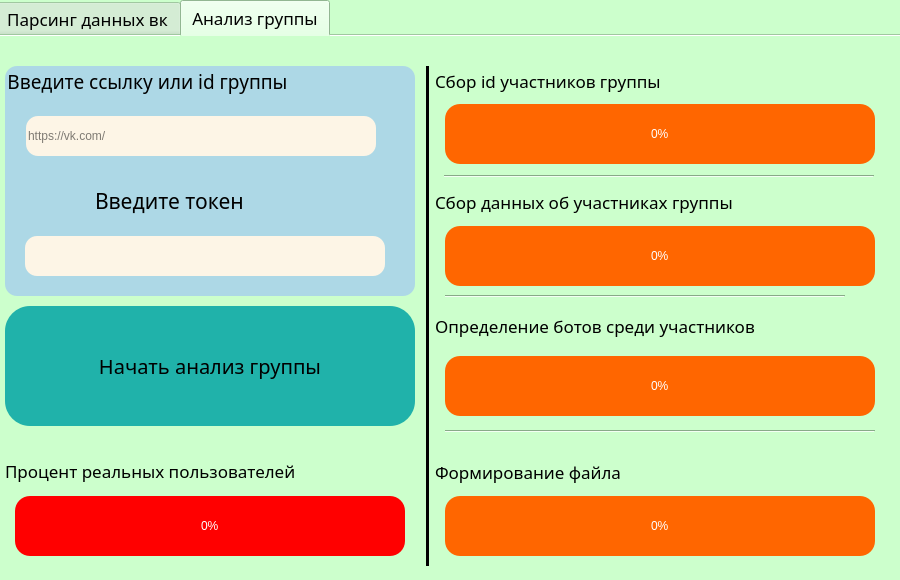
<?xml version="1.0" encoding="UTF-8"?>
<ui version="4.0">
 <class>MainWindow</class>
 <widget class="QMainWindow" name="MainWindow">
  <property name="geometry">
   <rect>
    <x>0</x>
    <y>0</y>
    <width>900</width>
    <height>580</height>
   </rect>
  </property>
  <property name="minimumSize">
   <size>
    <width>900</width>
    <height>580</height>
   </size>
  </property>
  <property name="maximumSize">
   <size>
    <width>900</width>
    <height>580</height>
   </size>
  </property>
  <property name="windowTitle">
   <string>MainWindow</string>
  </property>
  <property name="windowIcon">
   <iconset resource="res.qrc">
    <normaloff>:/main_icon/icon.ico</normaloff>:/main_icon/icon.ico</iconset>
  </property>
  <widget class="QWidget" name="centralwidget">
   <widget class="QTabWidget" name="tabWidget">
    <property name="geometry">
     <rect>
      <x>-5</x>
      <y>0</y>
      <width>911</width>
      <height>591</height>
     </rect>
    </property>
    <property name="font">
     <font>
      <family>Sans</family>
      <pointsize>13</pointsize>
      <weight>50</weight>
      <bold>false</bold>
     </font>
    </property>
    <property name="styleSheet">
     <string notr="true">background-color: #ccffcc;</string>
    </property>
    <property name="currentIndex">
     <number>1</number>
    </property>
    <property name="documentMode">
     <bool>true</bool>
    </property>
    <widget class="QWidget" name="tab">
     <property name="styleSheet">
      <string notr="true"/>
     </property>
     <attribute name="title">
      <string>Парсинг данных вк</string>
     </attribute>
     <widget class="QGroupBox" name="groupBox_2">
      <property name="geometry">
       <rect>
        <x>15</x>
        <y>460</y>
        <width>370</width>
        <height>70</height>
       </rect>
      </property>
      <property name="font">
       <font>
        <family>Sans</family>
        <pointsize>13</pointsize>
       </font>
      </property>
      <property name="styleSheet">
       <string notr="true">border-radius: 12px; background-color:#ADD8E6;</string>
      </property>
      <property name="title">
       <string>Парсить мобильные номера?</string>
      </property>
      <widget class="QRadioButton" name="radioButton_2">
       <property name="geometry">
        <rect>
         <x>30</x>
         <y>31</y>
         <width>150</width>
         <height>27</height>
        </rect>
       </property>
       <property name="font">
        <font>
         <family>Sans</family>
         <pointsize>13</pointsize>
        </font>
       </property>
       <property name="text">
        <string>Да</string>
       </property>
      </widget>
      <widget class="QRadioButton" name="radioButton_3">
       <property name="geometry">
        <rect>
         <x>161</x>
         <y>32</y>
         <width>120</width>
         <height>27</height>
        </rect>
       </property>
       <property name="font">
        <font>
         <family>Sans</family>
         <pointsize>13</pointsize>
        </font>
       </property>
       <property name="text">
        <string>Нет</string>
       </property>
      </widget>
     </widget>
     <widget class="QGroupBox" name="groupBox_3">
      <property name="geometry">
       <rect>
        <x>15</x>
        <y>290</y>
        <width>370</width>
        <height>160</height>
       </rect>
      </property>
      <property name="font">
       <font>
        <family>Sans</family>
        <pointsize>13</pointsize>
       </font>
      </property>
      <property name="styleSheet">
       <string notr="true">border-radius: 12px; background-color:#ADD8E6;</string>
      </property>
      <property name="title">
       <string> Парсить социальные сети?</string>
      </property>
      <widget class="QCheckBox" name="checkBox">
       <property name="geometry">
        <rect>
         <x>20</x>
         <y>35</y>
         <width>240</width>
         <height>27</height>
        </rect>
       </property>
       <property name="font">
        <font>
         <family>Sans</family>
         <pointsize>13</pointsize>
        </font>
       </property>
       <property name="styleSheet">
        <string notr="true"/>
       </property>
       <property name="text">
        <string>Instagram</string>
       </property>
      </widget>
      <widget class="QCheckBox" name="checkBox_2">
       <property name="geometry">
        <rect>
         <x>20</x>
         <y>65</y>
         <width>240</width>
         <height>27</height>
        </rect>
       </property>
       <property name="font">
        <font>
         <family>Sans</family>
         <pointsize>13</pointsize>
        </font>
       </property>
       <property name="text">
        <string>Skype</string>
       </property>
      </widget>
      <widget class="QCheckBox" name="checkBox_4">
       <property name="geometry">
        <rect>
         <x>20</x>
         <y>99</y>
         <width>240</width>
         <height>27</height>
        </rect>
       </property>
       <property name="font">
        <font>
         <family>Sans</family>
         <pointsize>13</pointsize>
        </font>
       </property>
       <property name="text">
        <string>Facebook</string>
       </property>
      </widget>
      <widget class="QCheckBox" name="checkBox_5">
       <property name="geometry">
        <rect>
         <x>20</x>
         <y>132</y>
         <width>240</width>
         <height>27</height>
        </rect>
       </property>
       <property name="font">
        <font>
         <family>Sans</family>
         <pointsize>13</pointsize>
        </font>
       </property>
       <property name="text">
        <string>Twitter</string>
       </property>
      </widget>
     </widget>
     <widget class="QPushButton" name="btn_start_scrape">
      <property name="geometry">
       <rect>
        <x>450</x>
        <y>430</y>
        <width>410</width>
        <height>100</height>
       </rect>
      </property>
      <property name="font">
       <font>
        <family>Sans</family>
        <pointsize>14</pointsize>
        <weight>50</weight>
        <bold>false</bold>
       </font>
      </property>
      <property name="cursor">
       <cursorShape>OpenHandCursor</cursorShape>
      </property>
      <property name="mouseTracking">
       <bool>true</bool>
      </property>
      <property name="styleSheet">
       <string notr="true">QPushButton#btn_start_scrape
{
border-radius: 25px; 
background-color:#20B2AA;
}
QPushButton::hover#btn_start_scrape
{
background-color : lightgreen;
}
</string>
      </property>
      <property name="text">
       <string>Начать парсинг</string>
      </property>
     </widget>
     <widget class="QProgressBar" name="progress_bar_id_scrape">
      <property name="geometry">
       <rect>
        <x>420</x>
        <y>50</y>
        <width>460</width>
        <height>70</height>
       </rect>
      </property>
      <property name="styleSheet">
       <string notr="true">QProgressBar#progress_bar_id_scrape
{
border: solid grey;
border-radius: 15px;
color: white;
text-align:center;
background-color: #ff6600
}
QProgressBar::chunk#progress_bar_id_scrape
{
background-color: #05B8CC;
border-radius :15px;
}    </string>
      </property>
      <property name="value">
       <number>0</number>
      </property>
     </widget>
     <widget class="QGroupBox" name="groupBox_4">
      <property name="geometry">
       <rect>
        <x>14</x>
        <y>210</y>
        <width>370</width>
        <height>60</height>
       </rect>
      </property>
      <property name="font">
       <font>
        <family>Sans</family>
        <pointsize>13</pointsize>
        <weight>50</weight>
        <bold>false</bold>
       </font>
      </property>
      <property name="styleSheet">
       <string notr="true">border-radius: 12px; background-color:#ADD8E6;</string>
      </property>
      <property name="title">
       <string>     Парсить ссылки на сайт?</string>
      </property>
      <widget class="QRadioButton" name="radioButton_4">
       <property name="geometry">
        <rect>
         <x>30</x>
         <y>31</y>
         <width>130</width>
         <height>27</height>
        </rect>
       </property>
       <property name="font">
        <font>
         <family>Sans</family>
         <pointsize>13</pointsize>
         <weight>50</weight>
         <bold>false</bold>
        </font>
       </property>
       <property name="text">
        <string>Да</string>
       </property>
      </widget>
      <widget class="QRadioButton" name="radioButton_5">
       <property name="geometry">
        <rect>
         <x>161</x>
         <y>32</y>
         <width>100</width>
         <height>27</height>
        </rect>
       </property>
       <property name="font">
        <font>
         <family>Sans</family>
         <pointsize>13</pointsize>
         <weight>50</weight>
         <bold>false</bold>
        </font>
       </property>
       <property name="text">
        <string>Нет</string>
       </property>
      </widget>
     </widget>
     <widget class="Line" name="line">
      <property name="geometry">
       <rect>
        <x>390</x>
        <y>10</y>
        <width>16</width>
        <height>510</height>
       </rect>
      </property>
      <property name="orientation">
       <enum>Qt::Vertical</enum>
      </property>
     </widget>
     <widget class="Line" name="line_3">
      <property name="geometry">
       <rect>
        <x>427</x>
        <y>264</y>
        <width>430</width>
        <height>40</height>
       </rect>
      </property>
      <property name="orientation">
       <enum>Qt::Horizontal</enum>
      </property>
     </widget>
     <widget class="QProgressBar" name="progress_bar_data_scrape">
      <property name="geometry">
       <rect>
        <x>430</x>
        <y>190</y>
        <width>450</width>
        <height>70</height>
       </rect>
      </property>
      <property name="styleSheet">
       <string notr="true">QProgressBar#progress_bar_data_scrape
{
border: solid grey;
border-radius: 15px;
color: white;
text-align:center;
background-color: #ff6600
}
QProgressBar::chunk#progress_bar_data_scrape
{
background-color: #05B8CC;
border-radius :15px;
}    </string>
      </property>
      <property name="value">
       <number>0</number>
      </property>
     </widget>
     <widget class="QProgressBar" name="progress_bar_file_scrape">
      <property name="geometry">
       <rect>
        <x>430</x>
        <y>340</y>
        <width>450</width>
        <height>70</height>
       </rect>
      </property>
      <property name="styleSheet">
       <string notr="true">QProgressBar#progress_bar_file_scrape
{
border: solid grey;
border-radius: 15px;
color: white;
text-align:center;
background-color: #ff6600
}
QProgressBar::chunk#progress_bar_file_scrape
{
background-color: #05B8CC;
border-radius :15px;
}    </string>
      </property>
      <property name="value">
       <number>0</number>
      </property>
     </widget>
     <widget class="Line" name="line_4">
      <property name="geometry">
       <rect>
        <x>430</x>
        <y>120</y>
        <width>420</width>
        <height>30</height>
       </rect>
      </property>
      <property name="orientation">
       <enum>Qt::Horizontal</enum>
      </property>
     </widget>
     <widget class="QLabel" name="label_3">
      <property name="geometry">
       <rect>
        <x>420</x>
        <y>0</y>
        <width>400</width>
        <height>31</height>
       </rect>
      </property>
      <property name="font">
       <font>
        <family>Sans</family>
        <pointsize>13</pointsize>
        <weight>50</weight>
        <bold>false</bold>
       </font>
      </property>
      <property name="text">
       <string>Сбор id участников группы</string>
      </property>
     </widget>
     <widget class="QLabel" name="label_4">
      <property name="geometry">
       <rect>
        <x>420</x>
        <y>150</y>
        <width>470</width>
        <height>31</height>
       </rect>
      </property>
      <property name="font">
       <font>
        <family>DejaVu Sans</family>
        <pointsize>13</pointsize>
        <weight>50</weight>
        <bold>false</bold>
       </font>
      </property>
      <property name="text">
       <string>Сбор данных об участниках группы</string>
      </property>
     </widget>
     <widget class="QLabel" name="label_5">
      <property name="geometry">
       <rect>
        <x>430</x>
        <y>290</y>
        <width>361</width>
        <height>30</height>
       </rect>
      </property>
      <property name="font">
       <font>
        <family>DejaVu Sans</family>
        <pointsize>13</pointsize>
        <weight>50</weight>
        <italic>false</italic>
        <bold>false</bold>
       </font>
      </property>
      <property name="text">
       <string>Формирование файла</string>
      </property>
     </widget>
     <widget class="QGroupBox" name="groupBox_11">
      <property name="geometry">
       <rect>
        <x>10</x>
        <y>20</y>
        <width>380</width>
        <height>180</height>
       </rect>
      </property>
      <property name="font">
       <font>
        <family>DejaVu Sans</family>
        <pointsize>13</pointsize>
        <weight>50</weight>
        <bold>false</bold>
       </font>
      </property>
      <property name="styleSheet">
       <string notr="true">border-radius: 12px; background-color:#ADD8E6;</string>
      </property>
      <property name="title">
       <string>  Введите ссылку или id группы</string>
      </property>
      <widget class="QLineEdit" name="line_edit_domain_scrape">
       <property name="geometry">
        <rect>
         <x>21</x>
         <y>40</y>
         <width>340</width>
         <height>40</height>
        </rect>
       </property>
       <property name="font">
        <font>
         <family>Sans</family>
        </font>
       </property>
       <property name="styleSheet">
        <string notr="true">background-color:#FDF5E6</string>
       </property>
       <property name="placeholderText">
        <string>https://vk.com/</string>
       </property>
      </widget>
      <widget class="QLineEdit" name="line_edit_token_scrape">
       <property name="geometry">
        <rect>
         <x>20</x>
         <y>130</y>
         <width>340</width>
         <height>40</height>
        </rect>
       </property>
       <property name="styleSheet">
        <string notr="true">background-color:#FDF5E6</string>
       </property>
      </widget>
      <widget class="QLabel" name="label_14">
       <property name="geometry">
        <rect>
         <x>100</x>
         <y>90</y>
         <width>191</width>
         <height>21</height>
        </rect>
       </property>
       <property name="font">
        <font>
         <family>DejaVu Sans</family>
         <pointsize>13</pointsize>
         <weight>50</weight>
         <bold>false</bold>
        </font>
       </property>
       <property name="text">
        <string>Введите токен</string>
       </property>
      </widget>
     </widget>
    </widget>
    <widget class="QWidget" name="tab_2">
     <attribute name="title">
      <string>Анализ группы</string>
     </attribute>
     <widget class="QGroupBox" name="groupBox_5">
      <property name="geometry">
       <rect>
        <x>10</x>
        <y>30</y>
        <width>410</width>
        <height>230</height>
       </rect>
      </property>
      <property name="font">
       <font>
        <family>Sans</family>
        <pointsize>14</pointsize>
       </font>
      </property>
      <property name="styleSheet">
       <string notr="true">border-radius: 12px; background-color:#ADD8E6;</string>
      </property>
      <property name="title">
       <string>Введите ссылку или id группы</string>
      </property>
      <widget class="QLineEdit" name="line_edit_domain_ml">
       <property name="geometry">
        <rect>
         <x>21</x>
         <y>50</y>
         <width>350</width>
         <height>40</height>
        </rect>
       </property>
       <property name="styleSheet">
        <string notr="true">background-color:#FDF5E6</string>
       </property>
       <property name="placeholderText">
        <string>https://vk.com/</string>
       </property>
      </widget>
      <widget class="QLineEdit" name="line_edit_token_ml">
       <property name="geometry">
        <rect>
         <x>20</x>
         <y>170</y>
         <width>360</width>
         <height>40</height>
        </rect>
       </property>
       <property name="styleSheet">
        <string notr="true">background-color:#FDF5E6</string>
       </property>
      </widget>
      <widget class="QLabel" name="label">
       <property name="geometry">
        <rect>
         <x>90</x>
         <y>110</y>
         <width>240</width>
         <height>50</height>
        </rect>
       </property>
       <property name="font">
        <font>
         <family>Sans</family>
         <pointsize>16</pointsize>
        </font>
       </property>
       <property name="text">
        <string>Введите токен</string>
       </property>
      </widget>
     </widget>
     <widget class="QPushButton" name="btn_analyze_ml">
      <property name="geometry">
       <rect>
        <x>10</x>
        <y>270</y>
        <width>410</width>
        <height>120</height>
       </rect>
      </property>
      <property name="font">
       <font>
        <family>Sans</family>
        <pointsize>15</pointsize>
       </font>
      </property>
      <property name="cursor">
       <cursorShape>OpenHandCursor</cursorShape>
      </property>
      <property name="styleSheet">
       <string notr="true">QPushButton#btn_analyze_ml
{
border-radius: 25px; 
background-color:#20B2AA;
}
QPushButton:hover#btn_analyze_ml
{
   background-color:lightgreen;
}</string>
      </property>
      <property name="text">
       <string>Начать анализ группы</string>
      </property>
     </widget>
     <widget class="Line" name="line_7">
      <property name="geometry">
       <rect>
        <x>450</x>
        <y>250</y>
        <width>400</width>
        <height>20</height>
       </rect>
      </property>
      <property name="orientation">
       <enum>Qt::Horizontal</enum>
      </property>
     </widget>
     <widget class="QLabel" name="label_11">
      <property name="geometry">
       <rect>
        <x>440</x>
        <y>20</y>
        <width>459</width>
        <height>50</height>
       </rect>
      </property>
      <property name="font">
       <font>
        <family>Sans</family>
        <pointsize>13</pointsize>
       </font>
      </property>
      <property name="text">
       <string>Сбор id участников группы</string>
      </property>
     </widget>
     <widget class="QProgressBar" name="progress_bar_data_ml">
      <property name="geometry">
       <rect>
        <x>450</x>
        <y>190</y>
        <width>430</width>
        <height>60</height>
       </rect>
      </property>
      <property name="styleSheet">
       <string notr="true">QProgressBar#progress_bar_data_ml
{
border: solid grey;
border-radius: 15px;
color: white;
text-align:center;
background-color: #ff6600
}
QProgressBar::chunk#progress_bar_data_ml
{
background-color: #05B8CC;
border-radius :15px;
}    </string>
      </property>
      <property name="value">
       <number>0</number>
      </property>
     </widget>
     <widget class="QLabel" name="label_12">
      <property name="geometry">
       <rect>
        <x>440</x>
        <y>150</y>
        <width>430</width>
        <height>31</height>
       </rect>
      </property>
      <property name="font">
       <font>
        <family>Sans</family>
        <pointsize>13</pointsize>
       </font>
      </property>
      <property name="text">
       <string>Сбор данных об участниках группы</string>
      </property>
     </widget>
     <widget class="QProgressBar" name="progress_bar_file_ml">
      <property name="geometry">
       <rect>
        <x>450</x>
        <y>460</y>
        <width>430</width>
        <height>60</height>
       </rect>
      </property>
      <property name="styleSheet">
       <string notr="true">QProgressBar#progress_bar_file_ml
{
border: solid grey;
border-radius: 15px;
color: white;
text-align:center;
background-color: #ff6600
}
QProgressBar::chunk#progress_bar_file_ml
{
background-color: #05B8CC;
border-radius :15px;
}    </string>
      </property>
      <property name="value">
       <number>0</number>
      </property>
     </widget>
     <widget class="QLabel" name="label_13">
      <property name="geometry">
       <rect>
        <x>440</x>
        <y>420</y>
        <width>430</width>
        <height>31</height>
       </rect>
      </property>
      <property name="font">
       <font>
        <family>Sans</family>
        <pointsize>13</pointsize>
       </font>
      </property>
      <property name="text">
       <string>Формирование файла</string>
      </property>
     </widget>
     <widget class="Line" name="line_8">
      <property name="geometry">
       <rect>
        <x>449</x>
        <y>130</y>
        <width>430</width>
        <height>20</height>
       </rect>
      </property>
      <property name="orientation">
       <enum>Qt::Horizontal</enum>
      </property>
     </widget>
     <widget class="QLabel" name="label_15">
      <property name="geometry">
       <rect>
        <x>440</x>
        <y>270</y>
        <width>510</width>
        <height>40</height>
       </rect>
      </property>
      <property name="font">
       <font>
        <family>Sans</family>
        <pointsize>13</pointsize>
       </font>
      </property>
      <property name="text">
       <string>Определение ботов среди участников</string>
      </property>
     </widget>
     <widget class="QProgressBar" name="progress_bar_bot_ml">
      <property name="geometry">
       <rect>
        <x>450</x>
        <y>320</y>
        <width>430</width>
        <height>60</height>
       </rect>
      </property>
      <property name="styleSheet">
       <string notr="true">QProgressBar#progress_bar_bot_ml
{
border: solid grey;
border-radius: 15px;
color: white;
text-align:center;
background-color: #ff6600
}
QProgressBar::chunk#progress_bar_bot_ml
{
background-color: #05B8CC;
border-radius :15px;
}    </string>
      </property>
      <property name="value">
       <number>0</number>
      </property>
     </widget>
     <widget class="Line" name="line_9">
      <property name="geometry">
       <rect>
        <x>450</x>
        <y>380</y>
        <width>430</width>
        <height>30</height>
       </rect>
      </property>
      <property name="orientation">
       <enum>Qt::Horizontal</enum>
      </property>
     </widget>
     <widget class="QProgressBar" name="progress_bar_real_percentage_ml">
      <property name="geometry">
       <rect>
        <x>20</x>
        <y>460</y>
        <width>390</width>
        <height>60</height>
       </rect>
      </property>
      <property name="styleSheet">
       <string notr="true">QProgressBar#progress_bar_real_percentage_ml
{
border: solid grey;
border-radius: 15px;
color: white;
text-align:center;
background-color: red
}
QProgressBar::chunk#progress_bar_real_percentage_ml
{
background-color: #05B8CC;
border-radius :15px;
}    </string>
      </property>
      <property name="value">
       <number>0</number>
      </property>
     </widget>
     <widget class="QLabel" name="label_16">
      <property name="geometry">
       <rect>
        <x>10</x>
        <y>410</y>
        <width>410</width>
        <height>50</height>
       </rect>
      </property>
      <property name="font">
       <font>
        <family>Sans</family>
        <pointsize>13</pointsize>
       </font>
      </property>
      <property name="text">
       <string>Процент реальных пользователей</string>
      </property>
     </widget>
     <widget class="Line" name="line_2">
      <property name="geometry">
       <rect>
        <x>427</x>
        <y>30</y>
        <width>10</width>
        <height>500</height>
       </rect>
      </property>
      <property name="frameShadow">
       <enum>QFrame::Plain</enum>
      </property>
      <property name="lineWidth">
       <number>3</number>
      </property>
      <property name="orientation">
       <enum>Qt::Vertical</enum>
      </property>
     </widget>
     <widget class="QProgressBar" name="progress_bar_id_ml">
      <property name="geometry">
       <rect>
        <x>450</x>
        <y>68</y>
        <width>430</width>
        <height>60</height>
       </rect>
      </property>
      <property name="styleSheet">
       <string notr="true">QProgressBar#progress_bar_id_ml
{
border: solid grey;
border-radius: 15px;
color: white;
text-align:center;
background-color: #ff6600
}
QProgressBar::chunk#progress_bar_id_ml
{
background-color: #05B8CC;
border-radius :15px;
}    </string>
      </property>
      <property name="value">
       <number>0</number>
      </property>
     </widget>
    </widget>
   </widget>
  </widget>
 </widget>
 <resources>
  <include location="res.qrc"/>
 </resources>
 <connections/>
</ui>
